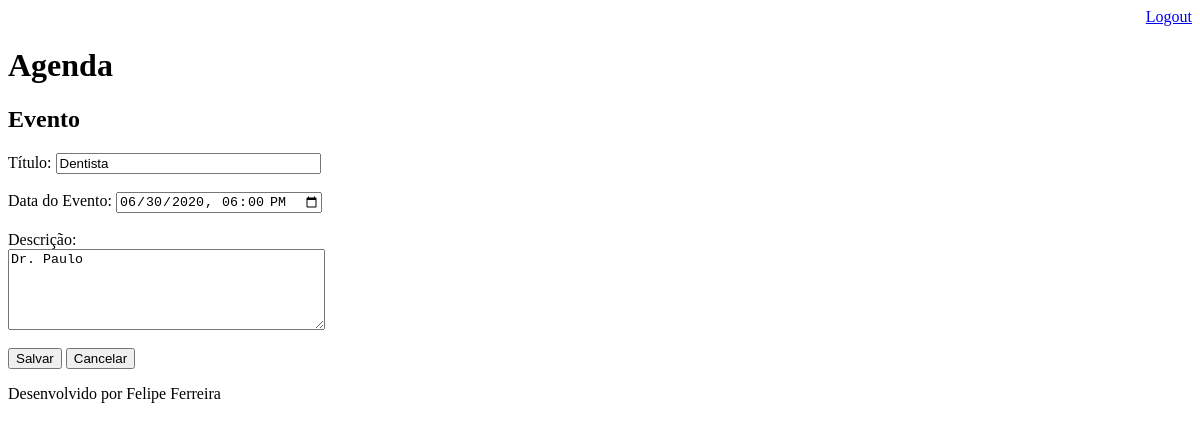
The app's page /agenda/evento/?id=1 (signed in), older data.
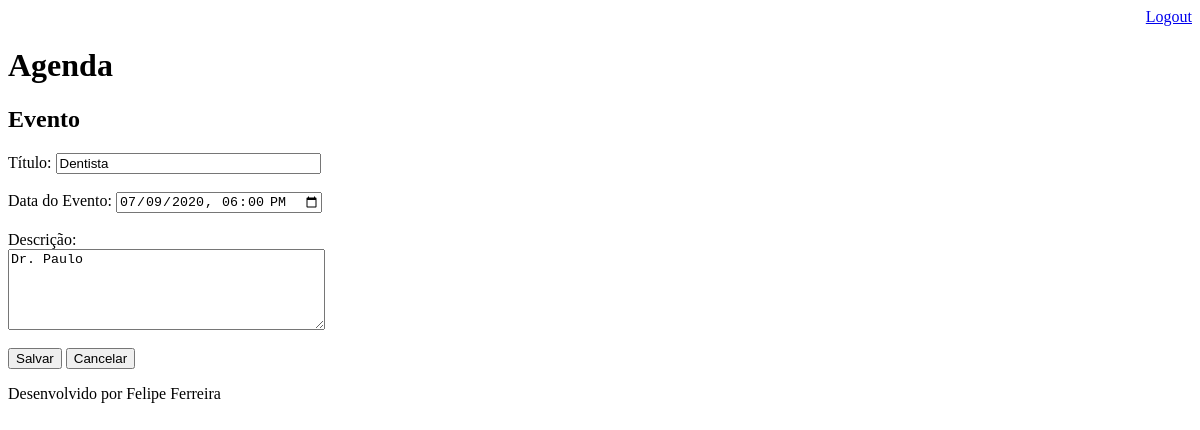
The same page, newer data.
### core/models.py (models this page shows, shortened)
class Evento (models.Model):
    titulo = models.CharField(max_length=100)
    descricao = models.TextField(blank=True, null=True)
    data_evento = models.DateTimeField(verbose_name='Data do Evento')
    data_criacao = models.DateTimeField(auto_now=True, verbose_name='Data de Criação')
    usuario = models.ForeignKey(User, on_delete=models.CASCADE)
    class Meta:
        db_table = 'evento'
    def get_data_input_evento(self):
        return self.data_evento.strftime('%Y-%m-%dT%H:%M')

### core/views.py (the view)
# urls.py: path('agenda/evento/', views.evento),
@login_required(login_url='/login/')
def evento(request):
    id_evento = request.GET.get('id')
    dados = {}
    if id_evento:
        dados['evento'] = Evento.objects.get(id=id_evento)
    return render(request, 'evento.html', dados)

### templates/evento.html (shortened to what this page needs)
{% extends "model-page.html" %}
{% block content %}
    <h2>Evento</h2>
    <form action="submit" method="POST">{% csrf_token %}
        <label>Título: </label>
        <input type="text" name="titulo" size="30", value="{{ evento.titulo }}">
        <br><br>
        <label>Data do Evento: </label>
        <input type="datetime-local" name="data_evento" value="{{ evento.get_data_input_evento }}">
        <br><br>
        <label>Descrição: </label>
        <br>
        <textarea name="descricao" cols="37" rows="5">{{ evento.descricao }}</textarea>
        <br><br>
        <button type="submit">Salvar</button>
        <a href="/">
            <button type="button">Cancelar</button>
        </a>
    </form>
{% endblock%}

Row changes from the older to the newer data that the page shows:
changed Evento "Dentista": data_evento "06/30/2020 18:00" → "07/09/2020 18:00"
